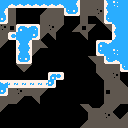

Rendered tile map (Tiled .tmx) drawn with the repository's tilesets; below, a short description and the full map source, tile grids included:
An orthogonal 16x16 tile map with 8x8 px tiles, 2 tile layers (MainLayer, BgLayer), 3 tilesets and 25 objects (18x Spikes, 4x Block, Cloud, Balloon, Player).

<map version="1.10" tiledversion="1.10.2" orientation="orthogonal" renderorder="right-down" width="16" height="16" tilewidth="8" tileheight="8" infinite="0" nextlayerid="5" nextobjectid="27">
 <tileset firstgid="1" name="spritemap" tilewidth="8" tileheight="8" tilecount="176" columns="16">
  <image source="spritemap.png" width="128" height="88" />
 </tileset>
 <tileset firstgid="177" name="cloud" tilewidth="16" tileheight="8" tilecount="1" columns="1">
  <image source="cloud.png" width="16" height="8" />
 </tileset>
 <tileset firstgid="178" name="balloon" tilewidth="8" tileheight="16" tilecount="4" columns="4">
  <image source="balloon.png" width="32" height="16" />
 </tileset>
 <layer id="2" name="MainLayer" width="16" height="16">
  <data encoding="csv">
38,51,51,51,51,51,51,51,38,39,0,0,0,37,73,38,
39,0,0,0,0,0,0,0,50,52,0,0,0,37,38,38,
52,0,0,0,0,0,0,0,0,0,0,0,0,50,38,38,
0,0,34,35,36,0,0,0,0,0,0,0,0,0,37,38,
0,53,38,38,52,0,0,0,0,0,0,0,0,0,37,38,
0,0,37,39,0,0,0,0,0,0,0,0,34,35,38,38,
0,0,37,39,0,0,0,0,0,0,0,0,50,38,73,38,
0,0,50,52,0,0,0,0,0,0,0,0,0,50,51,38,
0,0,0,0,0,0,0,0,0,0,0,0,0,0,0,50,
0,0,0,0,0,0,34,55,0,0,0,0,0,0,0,0,
35,54,54,54,54,54,52,0,0,0,0,0,0,0,0,0,
52,0,0,0,0,0,0,0,0,0,0,0,0,0,0,0,
0,0,0,0,0,0,0,0,0,0,0,0,0,0,0,0,
0,0,0,0,0,0,0,0,0,0,0,0,0,0,0,0,
0,0,0,0,0,0,0,0,0,0,0,0,0,0,0,0,
0,0,0,0,0,0,0,0,0,0,0,0,0,0,0,0
</data>
 </layer>
 <layer id="1" name="BgLayer" width="16" height="16">
  <data encoding="csv">
0,0,0,0,0,0,0,0,0,0,41,41,41,0,0,0,
0,41,0,0,0,59,41,41,0,0,41,41,57,0,0,0,
0,41,0,0,0,41,41,41,0,0,41,0,43,0,0,0,
57,17,0,0,0,41,57,42,0,59,17,42,0,43,0,0,
41,0,0,0,0,42,43,0,0,0,43,0,0,0,0,0,
42,0,0,0,41,58,0,0,0,0,0,0,0,0,0,0,
0,0,0,0,42,0,0,0,0,0,0,0,0,0,0,0,
0,0,0,0,0,0,0,0,0,0,0,43,41,0,0,0,
0,0,43,42,0,0,0,0,0,0,0,0,41,41,41,0,
0,0,0,0,0,0,0,0,0,0,0,0,43,41,57,0,
0,0,0,0,0,0,0,0,0,0,0,0,0,41,41,58,
0,41,57,41,41,42,0,0,0,0,0,0,0,17,41,41,
41,41,42,0,43,0,0,0,0,0,0,0,0,41,41,41,
42,0,0,0,0,0,0,0,0,0,43,104,105,41,42,0,
0,0,0,0,0,0,0,0,0,0,0,41,41,57,58,59,
0,0,0,0,0,0,0,0,0,0,59,41,41,41,41,41
</data>
 </layer>
 <objectgroup id="3" name="ObjectLayerInteractable">
  <object id="1" name="Block" type="Block" gid="24" x="8" y="128" width="8" height="8" />
  <object id="2" name="Block" type="Block" gid="24" x="16" y="128" width="8" height="8" />
  <object id="3" name="Block" type="Block" gid="24" x="48" y="120" width="8" height="8" />
  <object id="4" name="Block" type="Block" gid="24" x="56" y="120" width="8" height="8" />
  <object id="5" name="Cloud" type="Cloud" gid="177" x="112" y="80" width="16" height="8">
   <properties>
    <property name="isGoingRight" type="bool" value="false" />
   </properties>
  </object>
  <object id="6" name="Spikes" type="Spikes" gid="18" x="56" y="72" width="8" height="8" />
  <object id="7" name="Spikes" type="Spikes" gid="18" x="48" y="72" width="8" height="8" />
  <object id="8" name="Spikes" type="Spikes" gid="18" x="40" y="80" width="8" height="8" />
  <object id="9" name="Spikes" type="Spikes" gid="18" x="32" y="80" width="8" height="8" />
  <object id="10" name="Spikes" type="Spikes" gid="18" x="24" y="80" width="8" height="8" />
  <object id="11" name="Spikes" type="Spikes" gid="18" x="16" y="80" width="8" height="8" />
  <object id="12" name="Spikes" type="Spikes" gid="18" x="8" y="80" width="8" height="8" />
  <object id="13" name="Spikes" type="Spikes" gid="18" x="0" y="80" width="8" height="8" />
  <object id="14" name="Spikes" type="Spikes" gid="18" x="16" y="24" width="8" height="8" />
  <object id="15" name="Spikes" type="Spikes" gid="18" x="24" y="24" width="8" height="8" />
  <object id="16" name="Spikes" type="Spikes" gid="18" x="32" y="24" width="8" height="8" />
  <object id="17" name="Spikes" type="Spikes" gid="18" x="96" y="40" width="8" height="8" />
  <object id="18" name="Spikes" type="Spikes" gid="18" x="104" y="40" width="8" height="8" />
  <object id="19" name="Spikes" type="Spikes" gid="60" x="8" y="48" width="8" height="8" />
  <object id="20" name="Spikes" type="Spikes" gid="60" x="8" y="56" width="8" height="8" />
  <object id="21" name="Spikes" type="Spikes" gid="60" x="8" y="64" width="8" height="8" />
  <object id="22" name="Spikes" type="Spikes" gid="60" x="88" y="48" width="8" height="8" />
  <object id="23" name="Spikes" type="Spikes" gid="60" x="88" y="56" width="8" height="8" />
  <object id="25" name="Balloon" type="Balloon" gid="179" x="32" y="23" width="8" height="16" />
  <object id="26" name="Player" type="Player" gid="2" x="8" y="120" width="8" height="8" />
 </objectgroup>
 <objectgroup id="4" name="ObjectLayerNonInteractable" />
</map>
